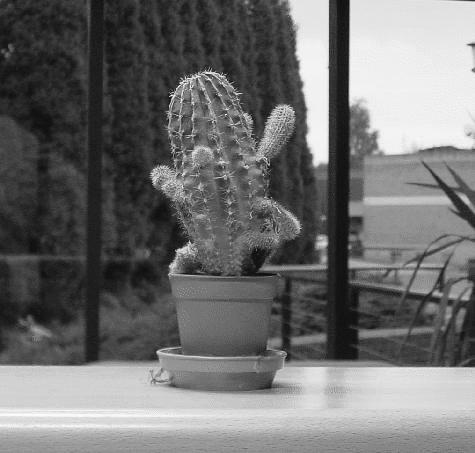
%> input picture task_sheet_1/cactus3.jpg, 475 x 453 px
$ octave testing.m   (GNU Octave 9; MATLAB toolbox functions it lacks are replaced by stand-ins)
%> lines starting %> are read from the running program, lines starting %| are printed output that depends on the picture; in (x1, y1, x2, y2) boxes, pixels count from 0 and x2, y2 are one past the last pixel; in counts of white or black regions, pixels touching at a corner belong together; the program's own positions count from 1
% task sheet 1
% Chloe Gowling 03/10/17

clear all; close all; clc;

c3 = single(imread('cactus3.jpg'));
%> c3: size 453x475 single; min 2, max 255, mean 111.3; mean of the top-left, top-right, bottom-left and bottom-right quarters 58.6, 149.9, 115.9, 120.7
mini = min(c3);
%> mini = 475 values, max 53 at index 403, min 2 at index 211, mean 24.51
minmin= min(mini)
%> minmin = 2
z=c3 > 100;
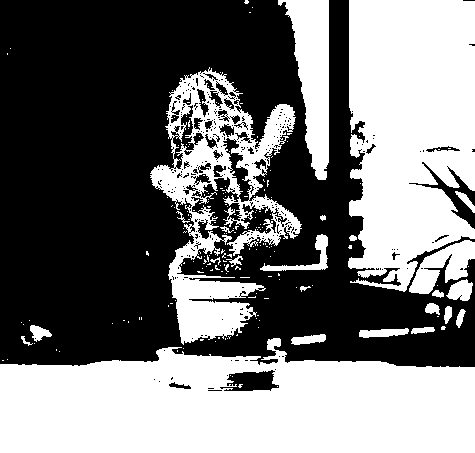
%> z: size 453x475 logical; 45.7% white; 194 white regions (170 under 20 px), largest, box (x1, y1, x2, y2) and area: (0, 338, 475, 453) 42848, (348, 0, 475, 292) 30603, (150, 67, 302, 345) 14940
x = z.*c3;
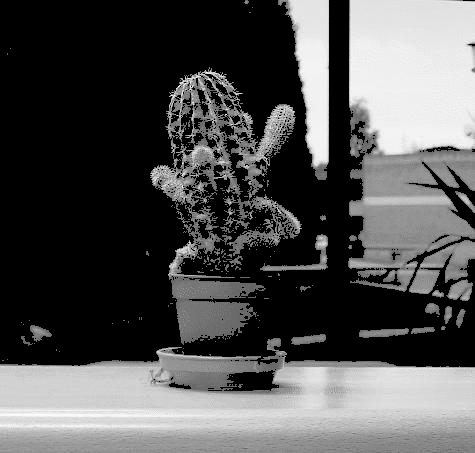
%> x: size 453x475 single; min 0, max 255, mean 81.9
y = mean(nonzeros(x))
%> y = 179

$ run again, with task_sheet_1/fingerprint1.png saved as task_sheet_1/cactus3.jpg
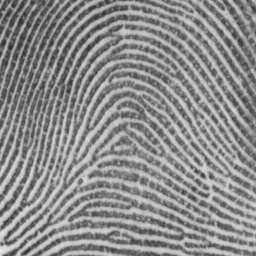
%> input picture task_sheet_1/fingerprint1.png, 256 x 256 px
%> mini = 256 values, max 85 at index 131, min 41 at index 11, mean 66.42
%> minmin = 41
%> `z=c3 > 100;`:
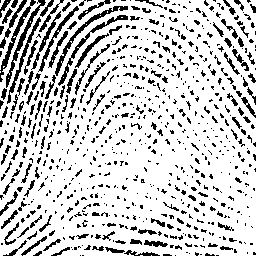
%> z: size 256x256 logical; 80.6% white; black in thin lines or dots
%> `x = z.*c3;`:
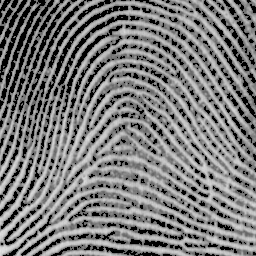
%> x: size 256x256 single; min 0, max 226, mean 123
%> y = 152.5
